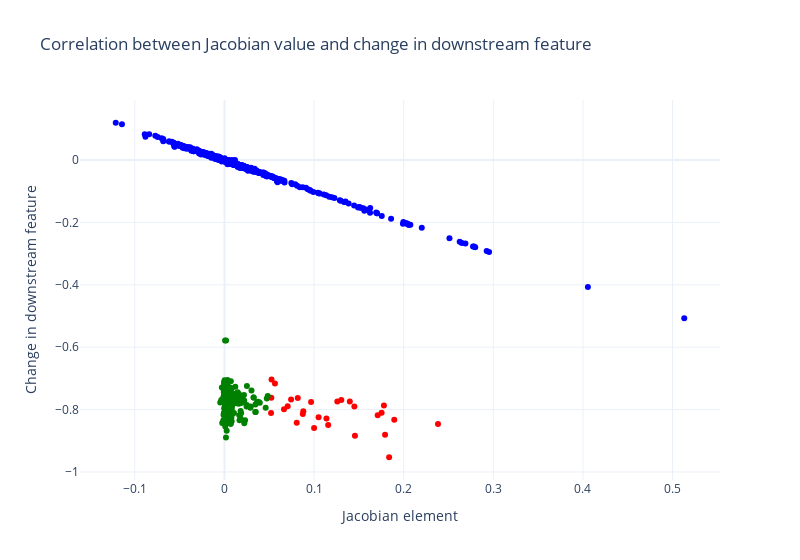

The notebook cell saved with this chart:
### Code cell
take_abs = False

jac_els = torch.tensor([r["jac_el"] for r in results])
diffs = torch.tensor([r["diff"] for r in results])

get_is_on_line = lambda jac_els, diffs: (jac_els + diffs).abs() < 0.1
get_is_in_cluster = lambda jac_els, diffs: (jac_els < 0.05) & (diffs < -0.5)

is_on_line = get_is_on_line(jac_els, diffs)
is_in_cluster = get_is_in_cluster(jac_els, diffs)
colors = torch.zeros(len(results))
colors[is_on_line] = 1
colors[is_in_cluster] = 2

if take_abs:
    jac_els.abs_()
    diffs.abs_()

fig = go.Figure()

fig.add_trace(go.Scatter(
    x=jac_els.cpu().numpy(),
    y=diffs.cpu().numpy(),
    text=[r["id"] for r in results],
    marker=dict(color=colors.cpu().numpy(), colorscale=['red', 'blue', 'green']),
    mode='markers',
))
fig.update_layout(
    title='Correlation between Jacobian value and change in downstream feature',
    xaxis_title=f"Jacobian element{' (absolute value)' if take_abs else ''}",
    yaxis_title=f"Change in downstream feature{' (absolute value)' if take_abs else ''}",
    template='plotly_white',
    showlegend=False,
    width=800,
)
fig.show()

print(f"on line: {is_on_line.sum().item()}, in cluster: {is_in_cluster.sum().item()}, outliers: {(~is_in_cluster & ~is_on_line).sum().item()}")

### Figure 1 — Plotly figure (JSON) as saved in the notebook; plotly's stock layout.template omitted (floating-point values rounded to 4 significant figures; data arrays with more than 128 entries replaced by an {"elided": "..."} marker saying what was removed)
{"data": [{"marker": {"color": {"elided": "10000 int values"}, "colorscale": [[0, "red"], [0.5, "blue"], [1, "green"]]}, "mode": "markers", "text": {"elided": "10000 str values"}, "type": "scatter", "x": {"elided": "10000 float values"}, "y": {"elided": "10000 float values"}}], "layout": {"showlegend": false, "title": {"text": "Correlation between Jacobian value and change in downstream feature"}, "width": 800, "xaxis": {"title": {"text": "Jacobian element"}}, "yaxis": {"title": {"text": "Change in downstream feature"}}}}
